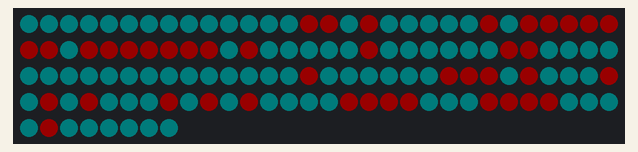
Simulated run of this program. Board: Raspberry Pi (BCM pin numbers). Parts: 128 RGB LEDs in strip order, left to right, continuing on the next row. Dim RGB values are drawn brighter than linear; what the program prints to the terminal is not drawn.

Above: at 0.06 s.
At 1.14 s:
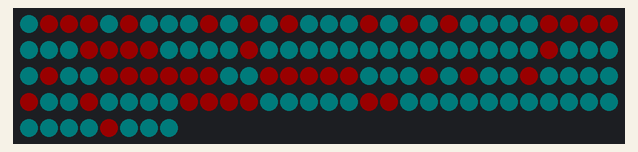
At 2.32 s:
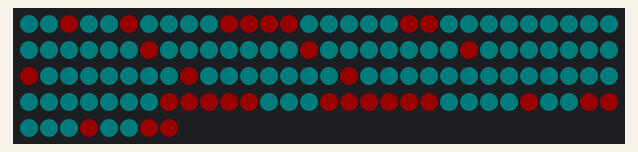
At 4.7 s:
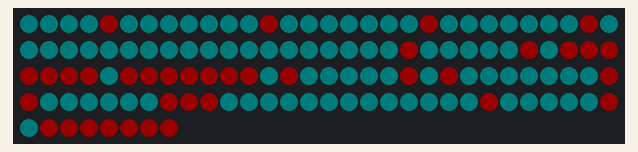
At 6.97 s:
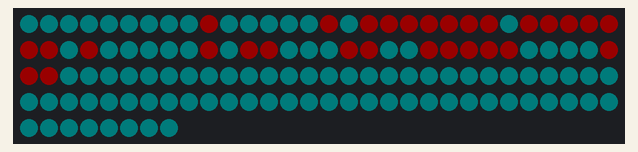
At 9.35 s:
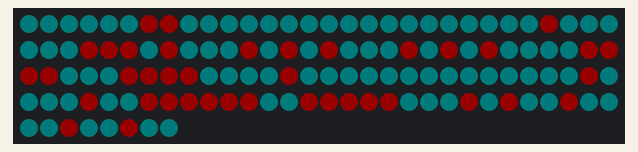

The program:

scroll.py
```python
#!/usr/bin/env python3
# Scroll text by Mike Cook August 2020

import board
import neopixel
import time

textCol = (128, 0, 0) # colour for text
backCol = (0, 16, 16)  # colour for background

def main():
    init()
    displayText("Tap-A-LED ") # change to what you want to show, end with a space

def displayText(text):
    print("Displaying:-", text)
    dotBuffer = [(0, 0, 0)] * len(text) * 64
    for y in range(8): # do a row for each of the 8 rows of the font
        for i in range(0,len(text)): # step through each letter
            t = text[i: i+1:]
            fontPlace = ord(t) - 0x20
            fontEntry = fontPlace
            bitPattern = FONT8x8[fontEntry]
            bits = bitPattern[7-y]
            for x in range(8):
                mask = 1 << (7-x)
                if bits & mask !=0 :
                    dotBuffer[(x * 8) + (y) + (i * 64)] = textCol
                else :
                    dotBuffer[(x * 8) + (y) + (i * 64)] = backCol
    # now display the text
    xPoint = 0
    xLimit = len(text) * 64
    while 1 : # do until ctrl C
        for y in range(8):
            for x in range(16):
                if xPoint + (x * 8) >= xLimit :
                    pixels[(x * 8) + y] = dotBuffer[xPoint - xLimit + (x * 8) + y]
                else :
                    pixels[(x * 8) + y] = dotBuffer[xPoint + (x * 8) + y]
        pixels.show()
        time.sleep(0.1)
        xPoint += 8
        if xPoint >= xLimit : xPoint = 0

def init():
    global pixels, FONT8x8
    size = 8, 16 # size of LED display
    pointer = 0
    pixel_pin = board.D18
    num_pixels = 128
    # RGB or GRB. Some NeoPixels have red and green reversed
    ORDER = neopixel.GRB
    BRIGHTNESS = 0.2 # 0.6 is maximum brightness for 3A external supply
    pixels = neopixel.NeoPixel(pixel_pin, num_pixels,
             brightness = BRIGHTNESS, auto_write = False,
             pixel_order = ORDER)
    pixels.fill((0, 0, 0))
    # defint an 8 by 8 font
    FONT8x8 = [
    #  columns, rows, num_bytes_per_char
    (0x00,0x00,0x00,0x00,0x00,0x00,0x00,0x00), #  space 0x20
    (0x30,0x78,0x78,0x30,0x30,0x00,0x30,0x00), #  !
    (0x6C,0x6C,0x6C,0x00,0x00,0x00,0x00,0x00), #  "
    (0x6C,0x6C,0xFE,0x6C,0xFE,0x6C,0x6C,0x00), #  #
    (0x18,0x3E,0x60,0x3C,0x06,0x7C,0x18,0x00), #  $
    (0x00,0x63,0x66,0x0C,0x18,0x33,0x63,0x00), #  %
    (0x1C,0x36,0x1C,0x3B,0x6E,0x66,0x3B,0x00), #  &
    (0x30,0x30,0x60,0x00,0x00,0x00,0x00,0x00), #  '
    (0x0C,0x18,0x30,0x30,0x30,0x18,0x0C,0x00), #  (
    (0x30,0x18,0x0C,0x0C,0x0C,0x18,0x30,0x00), #  )
    (0x00,0x66,0x3C,0xFF,0x3C,0x66,0x00,0x00), #  *
    (0x00,0x30,0x30,0xFC,0x30,0x30,0x00,0x00), #  +
    (0x00,0x00,0x00,0x00,0x00,0x18,0x18,0x30), #  ,
    (0x00,0x00,0x00,0x7E,0x00,0x00,0x00,0x00), #  -
    (0x00,0x00,0x00,0x00,0x00,0x18,0x18,0x00), #  .
    (0x03,0x06,0x0C,0x18,0x30,0x60,0x40,0x00), #  / (forward slash)
    (0x3E,0x63,0x63,0x6B,0x63,0x63,0x3E,0x00), #  0 0x30
    (0x18,0x38,0x58,0x18,0x18,0x18,0x7E,0x00), #  1
    (0x3C,0x66,0x06,0x1C,0x30,0x66,0x7E,0x00), #  2
    (0x3C,0x66,0x06,0x1C,0x06,0x66,0x3C,0x00), #  3
    (0x0E,0x1E,0x36,0x66,0x7F,0x06,0x0F,0x00), #  4
    (0x7E,0x60,0x7C,0x06,0x06,0x66,0x3C,0x00), #  5
    (0x1C,0x30,0x60,0x7C,0x66,0x66,0x3C,0x00), #  6
    (0x7E,0x66,0x06,0x0C,0x18,0x18,0x18,0x00), #  7
    (0x3C,0x66,0x66,0x3C,0x66,0x66,0x3C,0x00), #  8
    (0x3C,0x66,0x66,0x3E,0x06,0x0C,0x38,0x00), #  9
    (0x00,0x18,0x18,0x00,0x00,0x18,0x18,0x00), #  :
    (0x00,0x18,0x18,0x00,0x00,0x18,0x18,0x30), #  ;
    (0x0C,0x18,0x30,0x60,0x30,0x18,0x0C,0x00), #  <
    (0x00,0x00,0x7E,0x00,0x00,0x7E,0x00,0x00), #  =
    (0x30,0x18,0x0C,0x06,0x0C,0x18,0x30,0x00), #  >
    (0x3C,0x66,0x06,0x0C,0x18,0x00,0x18,0x00), #  ?
    (0x3E,0x63,0x6F,0x69,0x6F,0x60,0x3E,0x00), #  @ 0x40
    (0x18,0x3C,0x66,0x66,0x7E,0x66,0x66,0x00), #  A
    (0x7E,0x33,0x33,0x3E,0x33,0x33,0x7E,0x00), #  B
    (0x1E,0x33,0x60,0x60,0x60,0x33,0x1E,0x00), #  C
    (0x7C,0x36,0x33,0x33,0x33,0x36,0x7C,0x00), #  D
    (0x7F,0x31,0x34,0x3C,0x34,0x31,0x7F,0x00), #  E
    (0x7F,0x31,0x34,0x3C,0x34,0x30,0x78,0x00), #  F
    (0x1E,0x33,0x60,0x60,0x67,0x33,0x1F,0x00), #  G
    (0x66,0x66,0x66,0x7E,0x66,0x66,0x66,0x00), #  H
    (0x3C,0x18,0x18,0x18,0x18,0x18,0x3C,0x00), #  I
    (0x0F,0x06,0x06,0x06,0x66,0x66,0x3C,0x00), #  J
    (0x73,0x33,0x36,0x3C,0x36,0x33,0x73,0x00), #  K
    (0x78,0x30,0x30,0x30,0x31,0x33,0x7F,0x00), #  L
    (0x63,0x77,0x7F,0x7F,0x6B,0x63,0x63,0x00), #  M
    (0x63,0x73,0x7B,0x6F,0x67,0x63,0x63,0x00), #  N
    (0x3E,0x63,0x63,0x63,0x63,0x63,0x3E,0x00), #  O
    (0x7E,0x33,0x33,0x3E,0x30,0x30,0x78,0x00), #  P 0x50
    (0x3C,0x66,0x66,0x66,0x6E,0x3C,0x0E,0x00), #  Q
    (0x7E,0x33,0x33,0x3E,0x36,0x33,0x73,0x00), #  R
    (0x3C,0x66,0x30,0x18,0x0C,0x66,0x3C,0x00), #  S
    (0x7E,0x5A,0x18,0x18,0x18,0x18,0x3C,0x00), #  T
    (0x66,0x66,0x66,0x66,0x66,0x66,0x7E,0x00), #  U
    (0x66,0x66,0x66,0x66,0x66,0x3C,0x18,0x00), #  V
    (0x63,0x63,0x63,0x6B,0x7F,0x77,0x63,0x00), #  W
    (0x63,0x63,0x36,0x1C,0x1C,0x36,0x63,0x00), #  X
    (0x66,0x66,0x66,0x3C,0x18,0x18,0x3C,0x00), #  Y
    (0x7F,0x63,0x46,0x0C,0x19,0x33,0x7F,0x00), #  Z
    (0x3C,0x30,0x30,0x30,0x30,0x30,0x3C,0x00), #  [
    (0x60,0x30,0x18,0x0C,0x06,0x03,0x01,0x00), #  \ (back slash)
    (0x3C,0x0C,0x0C,0x0C,0x0C,0x0C,0x3C,0x00), #  ]
    (0x08,0x1C,0x36,0x63,0x00,0x00,0x00,0x00), #  ^
    (0x00,0x00,0x00,0x00,0x00,0x00,0x00,0xFF), #  _
    (0x18,0x18,0x0C,0x00,0x00,0x00,0x00,0x00), #  ` 0x60
    (0x00,0x00,0x3C,0x06,0x3E,0x66,0x3B,0x00), #  a
    (0x70,0x30,0x3E,0x33,0x33,0x33,0x6E,0x00), #  b
    (0x00,0x00,0x3C,0x66,0x60,0x66,0x3C,0x00), #  c
    (0x0E,0x06,0x3E,0x66,0x66,0x66,0x3B,0x00), #  d
    (0x00,0x00,0x3C,0x66,0x7E,0x60,0x3C,0x00), #  e
    (0x1C,0x36,0x30,0x78,0x30,0x30,0x78,0x00), #  f
    (0x00,0x00,0x3B,0x66,0x66,0x3E,0x06,0x7C), #  g
    (0x70,0x30,0x36,0x3B,0x33,0x33,0x73,0x00), #  h
    (0x18,0x00,0x38,0x18,0x18,0x18,0x3C,0x00), #  i
    (0x06,0x00,0x06,0x06,0x06,0x66,0x66,0x3C), #  j
    (0x70,0x30,0x33,0x36,0x3C,0x36,0x73,0x00), #  k
    (0x38,0x18,0x18,0x18,0x18,0x18,0x3C,0x00), #  l
    (0x00,0x00,0x66,0x7F,0x7F,0x6B,0x63,0x00), #  m
    (0x00,0x00,0x7C,0x66,0x66,0x66,0x66,0x00), #  n
    (0x00,0x00,0x3C,0x66,0x66,0x66,0x3C,0x00), #  o
    (0x00,0x00,0x6E,0x33,0x33,0x3E,0x30,0x78), #  p 0x70
    (0x00,0x00,0x3B,0x66,0x66,0x3E,0x06,0x0F), #  q
    (0x00,0x00,0x6E,0x3B,0x33,0x30,0x78,0x00), #  r
    (0x00,0x00,0x3E,0x60,0x3C,0x06,0x7C,0x00), #  s
    (0x08,0x18,0x3E,0x18,0x18,0x1A,0x0C,0x00), #  t
    (0x00,0x00,0x66,0x66,0x66,0x66,0x3B,0x00), #  u
    (0x00,0x00,0x66,0x66,0x66,0x3C,0x18,0x00), #  v
    (0x00,0x00,0x63,0x6B,0x7F,0x7F,0x36,0x00), #  w
    (0x00,0x00,0x63,0x36,0x1C,0x36,0x63,0x00), #  x
    (0x00,0x00,0x66,0x66,0x66,0x3E,0x06,0x7C), #  y
    (0x00,0x00,0x7E,0x4C,0x18,0x32,0x7E,0x00), #  z
    (0x0E,0x18,0x18,0x70,0x18,0x18,0x0E,0x00), #  (
    (0x0C,0x0C,0x0C,0x00,0x0C,0x0C,0x0C,0x00), #  |
    (0x70,0x18,0x18,0x0E,0x18,0x18,0x70,0x00), #  ),
    (0x3B,0x6E,0x00,0x00,0x00,0x00,0x00,0x00), #  ~
    (0x1C,0x36,0x36,0x1C,0x00,0x00,0x00,0x00) ] # DEL


if __name__ == '__main__':
    main()
```

Measured:
- by itself, everything shown: repeats every 8.6 s, in 80 steps
